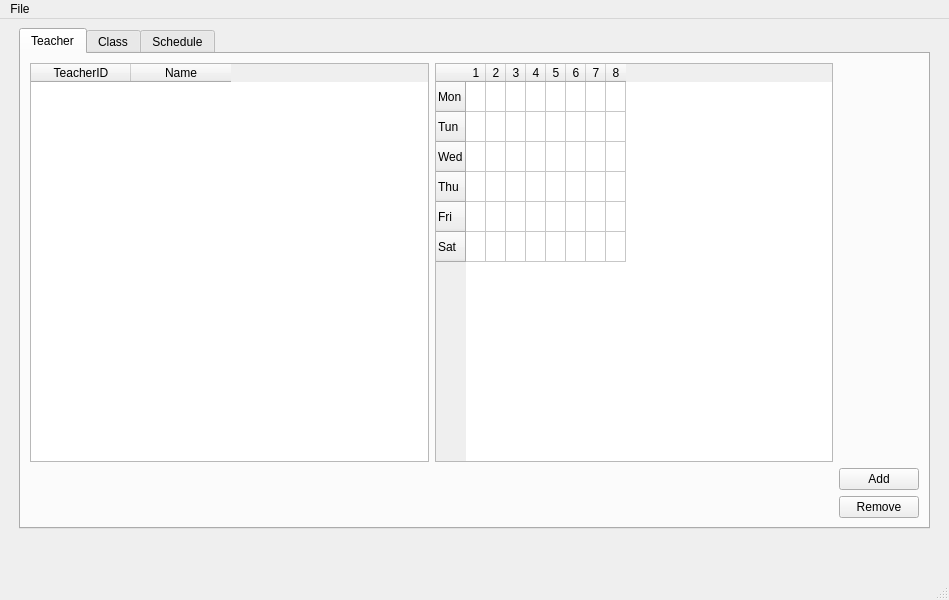
<?xml version="1.0" encoding="UTF-8"?>
<ui version="4.0">
 <class>MainWindow</class>
 <widget class="QMainWindow" name="MainWindow">
  <property name="geometry">
   <rect>
    <x>0</x>
    <y>0</y>
    <width>949</width>
    <height>600</height>
   </rect>
  </property>
  <property name="windowTitle">
   <string>Schedule</string>
  </property>
  <widget class="QWidget" name="centralwidget">
   <layout class="QGridLayout" name="gridLayout">
    <item row="0" column="0">
     <spacer name="horizontalSpacer">
      <property name="orientation">
       <enum>Qt::Horizontal</enum>
      </property>
      <property name="sizeType">
       <enum>QSizePolicy::Fixed</enum>
      </property>
      <property name="sizeHint" stdset="0">
       <size>
        <width>10</width>
        <height>20</height>
       </size>
      </property>
     </spacer>
    </item>
    <item row="0" column="1">
     <layout class="QVBoxLayout" name="verticalLayout_2">
      <property name="sizeConstraint">
       <enum>QLayout::SetDefaultConstraint</enum>
      </property>
      <item>
       <widget class="QTabWidget" name="tabWidget">
        <property name="whatsThis">
         <string>&lt;html&gt;&lt;head/&gt;&lt;body&gt;&lt;p&gt;Teacher&lt;/p&gt;&lt;/body&gt;&lt;/html&gt;</string>
        </property>
        <property name="currentIndex">
         <number>0</number>
        </property>
        <widget class="QWidget" name="teacher">
         <attribute name="title">
          <string>Teacher</string>
         </attribute>
         <layout class="QGridLayout" name="gridLayout_11">
          <item row="2" column="2">
           <widget class="QPushButton" name="pushButton_2">
            <property name="text">
             <string>Remove</string>
            </property>
           </widget>
          </item>
          <item row="1" column="2">
           <widget class="QPushButton" name="pushButton">
            <property name="text">
             <string>Add</string>
            </property>
           </widget>
          </item>
          <item row="0" column="0">
           <layout class="QHBoxLayout" name="horizontalLayout">
            <item>
             <widget class="QTableWidget" name="teacherTableWidget">
              <property name="selectionMode">
               <enum>QAbstractItemView::SingleSelection</enum>
              </property>
              <property name="selectionBehavior">
               <enum>QAbstractItemView::SelectRows</enum>
              </property>
              <property name="columnCount">
               <number>2</number>
              </property>
              <attribute name="horizontalHeaderDefaultSectionSize">
               <number>100</number>
              </attribute>
              <column>
               <property name="text">
                <string>TeacherID</string>
               </property>
              </column>
              <column>
               <property name="text">
                <string>Name</string>
               </property>
              </column>
             </widget>
            </item>
            <item>
             <widget class="QTableWidget" name="teacherTimeTableWidget">
              <property name="maximumSize">
               <size>
                <width>401</width>
                <height>16777215</height>
               </size>
              </property>
              <attribute name="horizontalHeaderMinimumSectionSize">
               <number>10</number>
              </attribute>
              <attribute name="horizontalHeaderDefaultSectionSize">
               <number>20</number>
              </attribute>
              <attribute name="verticalHeaderMinimumSectionSize">
               <number>10</number>
              </attribute>
              <row>
               <property name="text">
                <string>Mon</string>
               </property>
              </row>
              <row>
               <property name="text">
                <string>Tun</string>
               </property>
              </row>
              <row>
               <property name="text">
                <string>Wed</string>
               </property>
              </row>
              <row>
               <property name="text">
                <string>Thu</string>
               </property>
              </row>
              <row>
               <property name="text">
                <string>Fri</string>
               </property>
              </row>
              <row>
               <property name="text">
                <string>Sat</string>
               </property>
              </row>
              <column>
               <property name="text">
                <string>1</string>
               </property>
              </column>
              <column>
               <property name="text">
                <string>2</string>
               </property>
              </column>
              <column>
               <property name="text">
                <string>3</string>
               </property>
              </column>
              <column>
               <property name="text">
                <string>4</string>
               </property>
              </column>
              <column>
               <property name="text">
                <string>5</string>
               </property>
              </column>
              <column>
               <property name="text">
                <string>6</string>
               </property>
              </column>
              <column>
               <property name="text">
                <string>7</string>
               </property>
              </column>
              <column>
               <property name="text">
                <string>8</string>
               </property>
              </column>
             </widget>
            </item>
           </layout>
          </item>
          <item row="1" column="0">
           <spacer name="verticalSpacer_3">
            <property name="orientation">
             <enum>Qt::Vertical</enum>
            </property>
            <property name="sizeType">
             <enum>QSizePolicy::Fixed</enum>
            </property>
            <property name="sizeHint" stdset="0">
             <size>
              <width>20</width>
              <height>5</height>
             </size>
            </property>
           </spacer>
          </item>
         </layout>
        </widget>
        <widget class="QWidget" name="Class">
         <attribute name="title">
          <string>Class</string>
         </attribute>
         <layout class="QGridLayout" name="gridLayout_10">
          <item row="0" column="1">
           <widget class="QTableWidget" name="gradeTableWidget">
            <property name="selectionMode">
             <enum>QAbstractItemView::SingleSelection</enum>
            </property>
            <property name="selectionBehavior">
             <enum>QAbstractItemView::SelectRows</enum>
            </property>
            <column>
             <property name="text">
              <string>ClassID</string>
             </property>
            </column>
            <column>
             <property name="text">
              <string>Grade</string>
             </property>
            </column>
           </widget>
          </item>
          <item row="0" column="0">
           <layout class="QHBoxLayout" name="horizontalLayout_2"/>
          </item>
          <item row="0" column="2">
           <widget class="QTableWidget" name="gradeDetailsTableWidget">
            <property name="columnCount">
             <number>3</number>
            </property>
            <column>
             <property name="text">
              <string>Subject</string>
             </property>
            </column>
            <column>
             <property name="text">
              <string>Teacher</string>
             </property>
            </column>
            <column>
             <property name="text">
              <string>Hours</string>
             </property>
            </column>
           </widget>
          </item>
          <item row="0" column="3" colspan="2">
           <layout class="QGridLayout" name="gridLayout_12">
            <item row="1" column="0" alignment="Qt::AlignTop">
             <widget class="QPushButton" name="pushButton_6">
              <property name="text">
               <string>Remove</string>
              </property>
             </widget>
            </item>
            <item row="0" column="0">
             <widget class="QPushButton" name="pushButton_5">
              <property name="text">
               <string>Add</string>
              </property>
             </widget>
            </item>
           </layout>
          </item>
         </layout>
        </widget>
        <widget class="QWidget" name="Schedule">
         <attribute name="title">
          <string>Schedule</string>
         </attribute>
         <layout class="QGridLayout" name="gridLayout_4">
          <item row="0" column="1">
           <spacer name="horizontalSpacer_3">
            <property name="orientation">
             <enum>Qt::Horizontal</enum>
            </property>
            <property name="sizeType">
             <enum>QSizePolicy::Fixed</enum>
            </property>
            <property name="sizeHint" stdset="0">
             <size>
              <width>50</width>
              <height>20</height>
             </size>
            </property>
           </spacer>
          </item>
          <item row="0" column="2">
           <layout class="QGridLayout" name="gridLayout_3">
            <item row="0" column="0">
             <widget class="QTabWidget" name="scheduleTabWidget">
              <property name="currentIndex">
               <number>0</number>
              </property>
              <widget class="QWidget" name="mon">
               <attribute name="title">
                <string>Mon</string>
               </attribute>
               <layout class="QGridLayout" name="gridLayout_9">
                <item row="0" column="0">
                 <widget class="QTableWidget" name="monSchedTableWidget">
                  <column>
                   <property name="text">
                    <string>Lesson</string>
                   </property>
                  </column>
                  <column>
                   <property name="text">
                    <string>Subject</string>
                   </property>
                  </column>
                  <column>
                   <property name="text">
                    <string>Teacher</string>
                   </property>
                  </column>
                 </widget>
                </item>
               </layout>
              </widget>
              <widget class="QWidget" name="tue">
               <attribute name="title">
                <string>Tue</string>
               </attribute>
               <layout class="QGridLayout" name="gridLayout_8">
                <item row="0" column="0">
                 <widget class="QTableWidget" name="tueSchedTableWidget">
                  <property name="columnCount">
                   <number>3</number>
                  </property>
                  <column>
                   <property name="text">
                    <string>Leson</string>
                   </property>
                  </column>
                  <column>
                   <property name="text">
                    <string>Subject</string>
                   </property>
                  </column>
                  <column>
                   <property name="text">
                    <string>Teacher</string>
                   </property>
                  </column>
                 </widget>
                </item>
               </layout>
              </widget>
              <widget class="QWidget" name="wed">
               <attribute name="title">
                <string>Wed</string>
               </attribute>
               <layout class="QGridLayout" name="gridLayout_7">
                <item row="0" column="0">
                 <widget class="QTableWidget" name="wedSchedTableWidget">
                  <column>
                   <property name="text">
                    <string>Leson</string>
                   </property>
                  </column>
                  <column>
                   <property name="text">
                    <string>Subject</string>
                   </property>
                  </column>
                  <column>
                   <property name="text">
                    <string>Teacher</string>
                   </property>
                  </column>
                 </widget>
                </item>
               </layout>
              </widget>
              <widget class="QWidget" name="thu">
               <attribute name="title">
                <string>Thu</string>
               </attribute>
               <layout class="QGridLayout" name="gridLayout_6">
                <item row="0" column="0">
                 <widget class="QTableWidget" name="thuSchedTableWidget">
                  <column>
                   <property name="text">
                    <string>Leson</string>
                   </property>
                  </column>
                  <column>
                   <property name="text">
                    <string>Subject</string>
                   </property>
                  </column>
                  <column>
                   <property name="text">
                    <string>Teacher</string>
                   </property>
                  </column>
                 </widget>
                </item>
               </layout>
              </widget>
              <widget class="QWidget" name="fri">
               <attribute name="title">
                <string>Fri</string>
               </attribute>
               <layout class="QGridLayout" name="gridLayout_5">
                <item row="0" column="0">
                 <widget class="QTableWidget" name="friSchedTableWidget">
                  <column>
                   <property name="text">
                    <string>Leson</string>
                   </property>
                  </column>
                  <column>
                   <property name="text">
                    <string>Subject</string>
                   </property>
                  </column>
                  <column>
                   <property name="text">
                    <string>Teacher</string>
                   </property>
                  </column>
                 </widget>
                </item>
               </layout>
              </widget>
              <widget class="QWidget" name="sat">
               <attribute name="title">
                <string>Sat</string>
               </attribute>
               <layout class="QGridLayout" name="gridLayout_2">
                <item row="0" column="0">
                 <widget class="QTableWidget" name="satSchedTableWidget">
                  <column>
                   <property name="text">
                    <string>Leson</string>
                   </property>
                  </column>
                  <column>
                   <property name="text">
                    <string>Subject</string>
                   </property>
                  </column>
                  <column>
                   <property name="text">
                    <string>Teacher</string>
                   </property>
                  </column>
                 </widget>
                </item>
               </layout>
              </widget>
             </widget>
            </item>
           </layout>
          </item>
          <item row="0" column="0">
           <widget class="QTableWidget" name="scheduleTableWidget">
            <attribute name="horizontalHeaderDefaultSectionSize">
             <number>70</number>
            </attribute>
            <column>
             <property name="text">
              <string>Grade</string>
             </property>
            </column>
           </widget>
          </item>
          <item row="0" column="3">
           <layout class="QGridLayout" name="gridLayout_13">
            <item row="0" column="0">
             <widget class="QPushButton" name="generateButton">
              <property name="text">
               <string>Generate</string>
              </property>
             </widget>
            </item>
            <item row="1" column="0">
             <spacer name="verticalSpacer_2">
              <property name="orientation">
               <enum>Qt::Vertical</enum>
              </property>
              <property name="sizeHint" stdset="0">
               <size>
                <width>20</width>
                <height>40</height>
               </size>
              </property>
             </spacer>
            </item>
           </layout>
          </item>
         </layout>
        </widget>
       </widget>
      </item>
     </layout>
    </item>
    <item row="0" column="2">
     <spacer name="horizontalSpacer_2">
      <property name="orientation">
       <enum>Qt::Horizontal</enum>
      </property>
      <property name="sizeType">
       <enum>QSizePolicy::Fixed</enum>
      </property>
      <property name="sizeHint" stdset="0">
       <size>
        <width>10</width>
        <height>20</height>
       </size>
      </property>
     </spacer>
    </item>
    <item row="1" column="1">
     <spacer name="verticalSpacer">
      <property name="orientation">
       <enum>Qt::Vertical</enum>
      </property>
      <property name="sizeType">
       <enum>QSizePolicy::Fixed</enum>
      </property>
      <property name="sizeHint" stdset="0">
       <size>
        <width>20</width>
        <height>40</height>
       </size>
      </property>
     </spacer>
    </item>
   </layout>
  </widget>
  <widget class="QMenuBar" name="menubar">
   <property name="geometry">
    <rect>
     <x>0</x>
     <y>0</y>
     <width>949</width>
     <height>21</height>
    </rect>
   </property>
   <widget class="QMenu" name="menuSchedule">
    <property name="title">
     <string>File</string>
    </property>
    <addaction name="actionOpen"/>
    <addaction name="actionSave"/>
    <addaction name="actionSave_as"/>
   </widget>
   <addaction name="menuSchedule"/>
  </widget>
  <widget class="QStatusBar" name="statusbar"/>
  <action name="actionOpen">
   <property name="text">
    <string>Open</string>
   </property>
  </action>
  <action name="actionSave">
   <property name="text">
    <string>Save</string>
   </property>
  </action>
  <action name="actionSave_as">
   <property name="text">
    <string>Save As...</string>
   </property>
  </action>
 </widget>
 <resources/>
 <connections/>
</ui>
